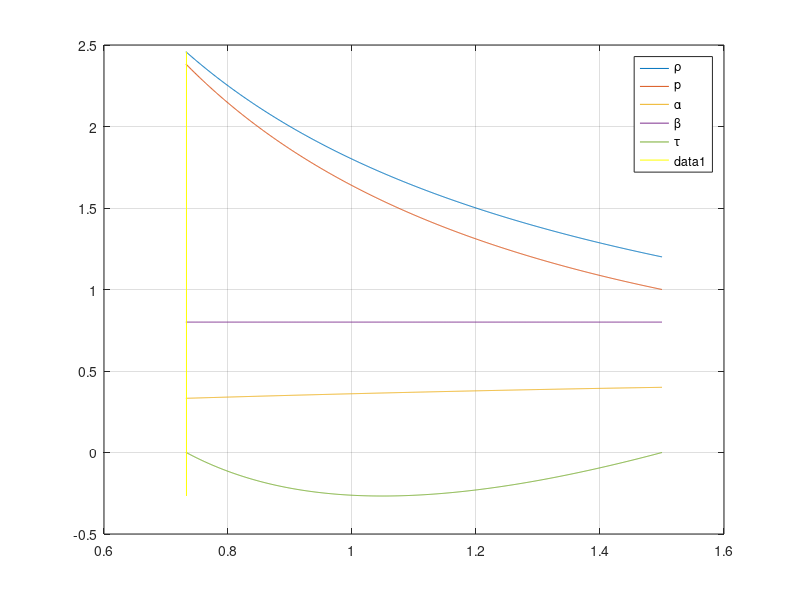
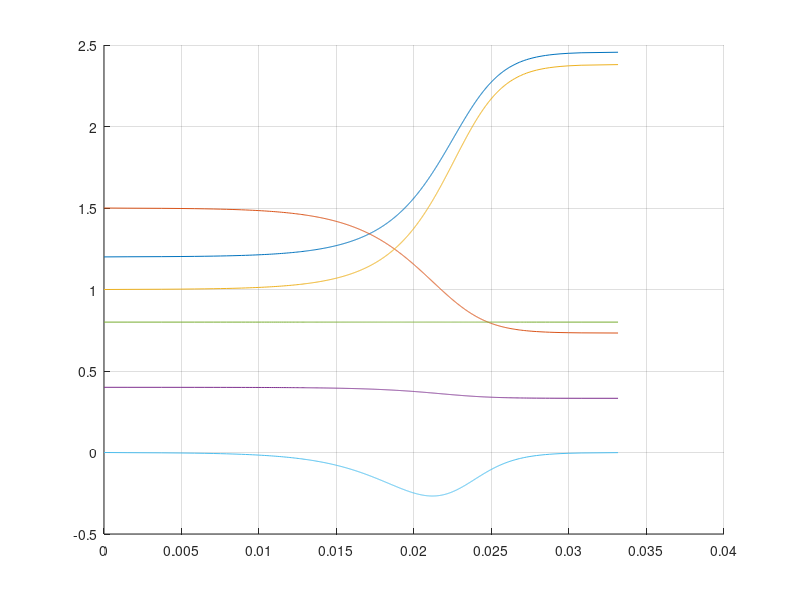

Write MATLAB code to recreate these figures, in order.
clear all
close all
clc

u = 1.5;
uL = 1.5;
du = -1e-3;
rho = 1.2;
rhoL = 1.2;
p = 1;
pL = 1;
alpha = 0.4;
alphaL = 0.4;
beta = 0.8;
betaL = 0.8;
gamma1 = 1.8;
gamma2 = 1.2;
eL = alphaL*pL/(rhoL*(gamma1-1))+(1-alphaL)*pL/(rhoL*(gamma2-1));

A = [rhoL uL pL alphaL betaL 0];
tau = -eps;

while tau<0 %for i= 1:round((0.5-uL)/du)

u = u+du;

e1 = alpha*p/(beta*rho*(gamma1-1));
e1_rho1 = -alpha^2*p/(beta^2*rho^2*(gamma1-1));
e1_p = alpha/(beta*rho*(gamma1-1));
e2 = (1-alpha)*p/((1-beta)*rho*(gamma2-1));
e2_rho2 = -(1-alpha)^2*p/((1-beta)^2*rho^2*(gamma2-1));
e2_p = (1-alpha)/((1-beta)*rho*(gamma2-1));

alpha_u = (-beta*(1-beta)*rhoL*uL/u^2*(beta/alpha*e1_rho1*e2_p-(1-beta)/(1-alpha)*e2_rho2*e1_p)/(beta*e1_p+(1-beta)*e2_p)+alpha*(uL-u)+(u-uL-pL/(rhoL*uL))*(beta*e1_p)/(beta*e1_p+(1-beta)*e2_p)+alpha*pL/(rhoL*uL))/...
(-beta*(1-beta)*rhoL*uL/u*(beta/alpha^2*e1_rho1*e2_p+(1-beta)/(1-alpha)^2*e2_rho2*e1_p)/(beta*e1_p+(1-beta)*e2_p)+u*(uL-u)+pL*u/(rhoL*uL));

alpha = alpha+alpha_u*du;

beta = betaL;

rho = rhoL*uL/u;

e = eL+1/2*(uL^2+u^2)-uL*u+pL/(rhoL*uL)*(uL-u);

p = rho*e/(alpha/(gamma1-1)+(1-alpha)/(gamma2-1));

tau = rhoL*uL*(u-uL)+p-pL;

A = [A; rho u p alpha beta tau];

end

plot(A(:,2),A(:,1))
hold on
grid on
plot(A(:,2),A(:,3))
plot(A(:,2),A(:,4))
plot(A(:,2),A(:,5))
plot(A(:,2),A(:,6))

legend('\rho','p','\alpha','\beta','\tau')

t0 = find(A(:,6)>-1e-3 & A(:,6)<1e-3)

plot([A(t0(end),2) A(t0(end),2)],[min(min(A)) max(max(A))],'y')

mu = 1.5e-3;

dxdu(1) = 0;
dxdu = [dxdu;mu./A(2:end,6)];
dx=dxdu*du;

x(1)=0;
for i=1:length(dxdu)-1
x(i+1)=x(i)+(dxdu(i)+dxdu(i+1))*du;
end
figure(2)
hold on
grid on
plot(x(1:t0(end)),A(1:t0(end),1))
plot(x(1:t0(end)),A(1:t0(end),2))
plot(x(1:t0(end)),A(1:t0(end),3))
plot(x(1:t0(end)),A(1:t0(end),4))
plot(x(1:t0(end)),A(1:t0(end),5))
plot(x(1:t0(end)),A(1:t0(end),6))